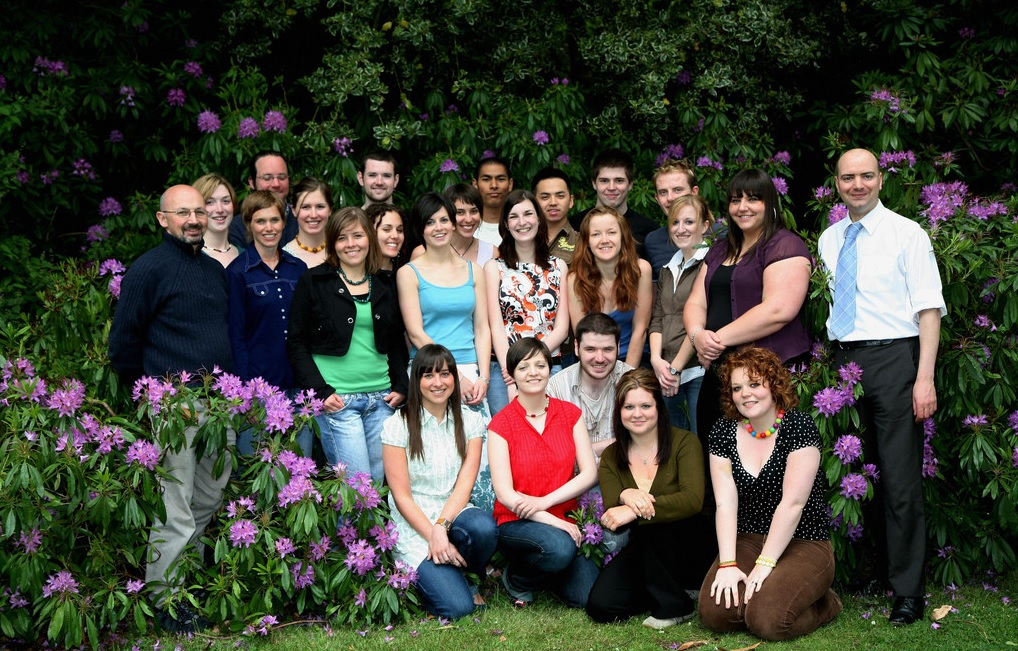
#> input picture fenlei/group.jpg, 1018 x 651 px; the run also reads 1 picture not shown here
$ jupyter execute --allow-errors test2.ipynb   (shell and % lines are left out)   (older library calls are emulated)
#> lines starting #> are read from the running program, lines starting #| are printed output that depends on the picture
#> in main, Image_object is the input picture: PIL image 1018x651 RGB; mean R, G, B 66, 67.5, 55.5
# Face detection with openCV
This project is using OpenCV to make the face detection.In several packages,I chose the frontalface_cascade in the haarcascades. And then I found the overfitting of the experiment result. So that I used the knowledge about the CNN which I learned from the class to further classify the people and flowers,trees,birds. And then I imput the pictures that has been processed by CNN into the main code, and the overfitting has been delivered, the result is pretty good.
I also used part of the classmates' pictures to do the face detection, the result is also very good!
The code can be divided into three steps:

I. Using haarcascade package to detect face;

II. Using the CNN to classify the different objects;

III.Input the pictures into the CNN and then reload the face detection system

# Self-socring:
Tools used-openCV,haarcascade_frontalface,tensorflow (√)

Appropriateness of the data  (√)

Appropriateness  of the optimization  Algorithm  (√)

Deep learning techniques used - CNN (√)

Successful implementation (√)

# I. Using haarcascade package to detect face

[cell 1]
# import package
import cv2
import matplotlib.image
import matplotlib.pyplot
import PIL.Image, PIL.ImageDraw

# Comparing different openCV package I used and made a decision
I have used different openCV package to do the experiment, and I find in the fullbody,frontal face,eyes, upperbody and smiles, the frontal face is the most useful package to detect the faces. So that we can use the frontalface_cascade to detect the faces.

[cell 2]
def detectByClf(image_name, clf):
    # Use openCV to read the data
#> called with image_name = 'group.jpg'
    pic = cv2.imread(image_name)
    # the openCV we use
    smiles_cascade = cv2.CascadeClassifier(clf)
    # [7 lines of commented-out code are left out]
    if pic.ndim == 3:
        gray = cv2.cvtColor(pic, cv2.COLOR_BGR2GRAY)
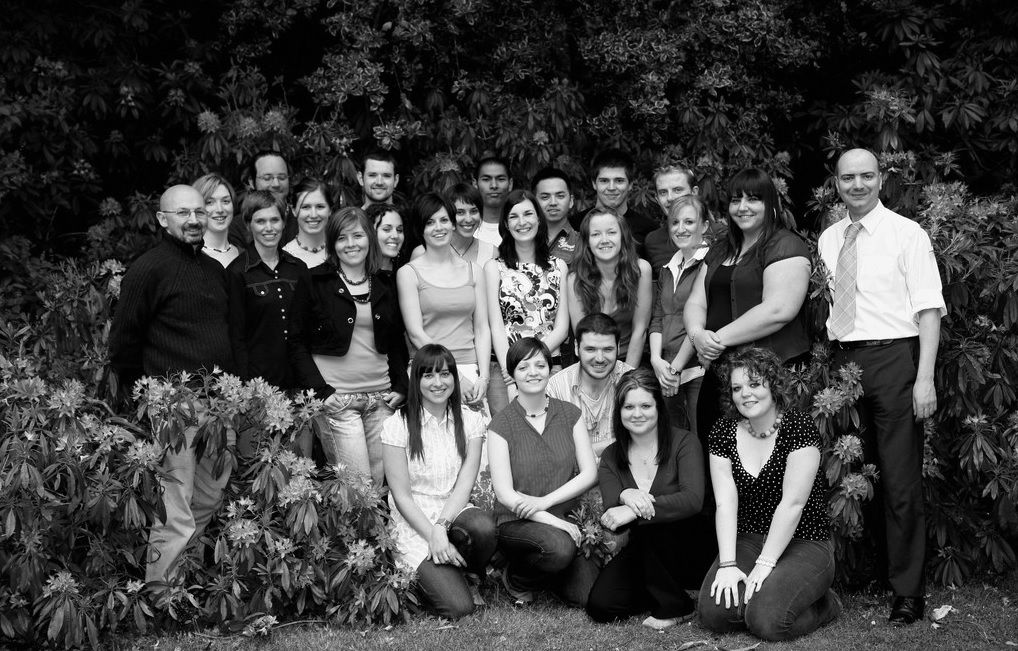
#> gray: shape (651, 1018); min 0, max 255, mean 65.6
    # If not, we can do follows
    else:
        gray = pic

    print("the detecting start...")
    zsz = smiles_cascade.detectMultiScale(gray, 1.2, 5)
#> zsz = 21 rows, first 6: [421, 208, 34, 34], [473, 162, 42, 42], [531, 178, 45, 45], [502, 200, 41, 41], [245, 204, 44, 44], [357, 158, 45, 45]
    result = []
    for (x, y, width, height) in zsz:
        result.append((x, y, x + width, y + height))
#> this loop made 21 passes
#> (x, y, width, height) on passes 1 to 12: (421, 208, 34, 34), (473, 162, 42, 42), (531, 178, 45, 45), (502, 200, 41, 41), (245, 204, 44, 44), (357, 158, 45, 45), (254, 161, 43, 43), (590, 164, 44, 44), (648, 173, 46, 46), (198, 184, 43, 43), (290, 189, 45, 45), (660, 203, 46, 46)
#> after the loop, result = 21 items, first 6: (421, 208, 455, 242), (473, 162, 515, 204), (531, 178, 576, 223), (502, 200, 543, 241), (245, 204, 289, 248), (357, 158, 402, 203)
    print("detecting finish.")
    return result

[cell 3]
def main():
    clf_face = "haarcascades/haarcascade_frontalface_default.xml" #Open CV haarcascades, trained by OpenCV, which can use self-trained data
    picture = "group.jpg" #Picture input

    #start to open the pictures
    Image_object = PIL.Image.open(picture)

    #start the detection
    result = detectByClf(picture, clf_face)

    #draw the picture
    if(result):
        print("starting drawing the result")

        draw_instance = PIL.ImageDraw.Draw(Image_object,'RGBA')
        for (x1,y1,x2,y2) in result:
            draw_instance.ellipse((x1, y1, x2, y2), outline=(0, 255, 0), fill=(200,0,0,80))
            print(x1,y1,x2,y2)
#> this loop made 21 passes
#> (x1, y1, x2, y2) on passes 1 to 12: (421, 208, 455, 242), (473, 162, 515, 204), (531, 178, 576, 223), (502, 200, 543, 241), (245, 204, 289, 248), (357, 158, 402, 203), (254, 161, 297, 204), (590, 164, 634, 208), (648, 173, 694, 219), (198, 184, 241, 227), (290, 189, 335, 234), (660, 203, 706, 249)
#| 421 208 455 242
#| 473 162 515 204
#| 531 178 576 223
#| 502 200 543 241
#| 245 204 289 248
#| 357 158 402 203
#| 254 161 297 204
#| 590 164 634 208
#> (further printed lines are left out)
#plot
    matplotlib.pyplot.imshow(Image_object)
    matplotlib.pyplot.show()
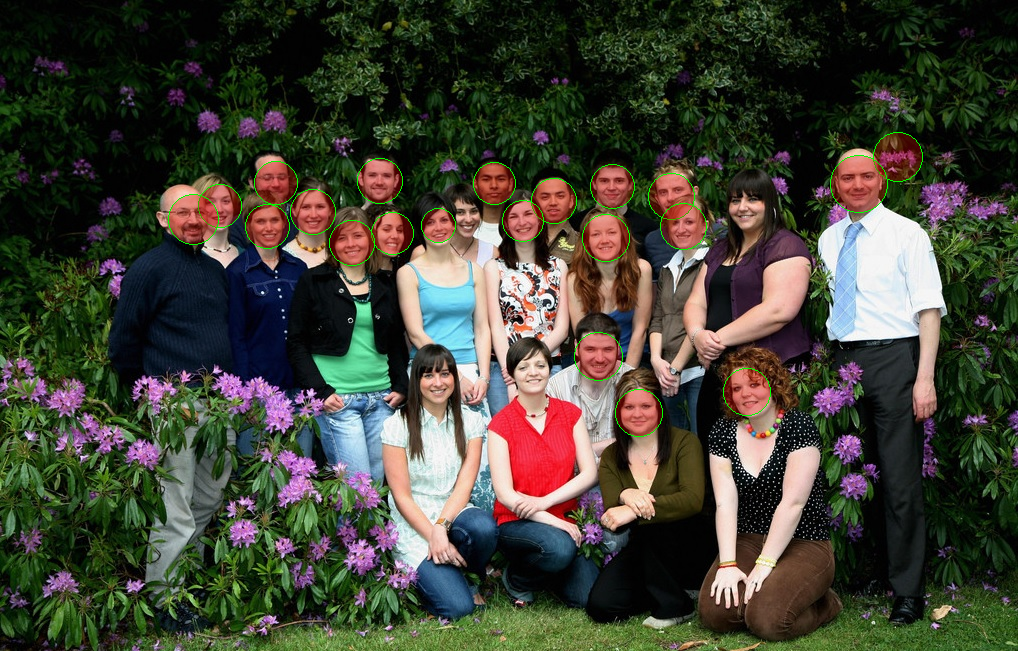
#> shown: shape (651, 1018, 3); mean R, G, B 66.5, 66.4, 53.7


if __name__ == '__main__':
    main()

# Problems have been found
We can find that I use the red circle to detect the faces in the pictures. The flowers in the upper right corner are also judged as flowers. This is the result of overfitting. We can use the knowledge of convolutional neural networks to better distinguish between faces and flowers, thus eliminating the influence of other objects in the environment on face tracking.

# II. Using the CNN to classify the different objects

# A. Import the image database

[cell 4]
import os
# reading image database
from PIL import Image
#matrix operation library
import numpy as np
import tensorflow as tf

# B. Read the image from the image folder into the numpy array. Here are a few details:

The pixel value of the image read by pillow is between 0 and 255 and needs to be normalized.
While reading image data and Label information, the path of the image is recorded to facilitate post-commissioning.

[cell 5]
def read_data(data_dir):
#> called with data_dir = './data1/train'
    datas = []
    labels = []
    fpaths = []
    for fname in os.listdir(data_dir):
        fpath = os.path.join(data_dir, fname)
        fpaths.append(fpath)
        image = Image.open(fpath)
        data = np.array(image)
        label = int(fname.split("_")[0])
        datas.append(data)
        labels.append(label)
#> pass 2 of the loop in read_data, `for fname in os.listdir(data_dir):`:
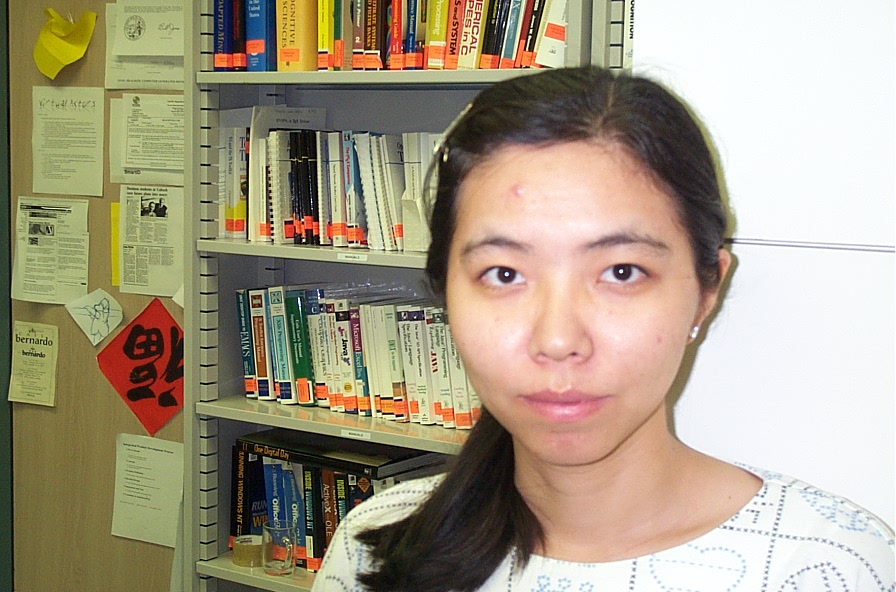
#> input picture fenlei/data1/train/0_10.jpg, 896 x 592 px
#> in read_data, image is the input picture: PIL image 896x592 RGB; mean R, G, B 166.3, 155.3, 132.7
#> pass 3 of the loop in read_data, `for fname in os.listdir(data_dir):`:
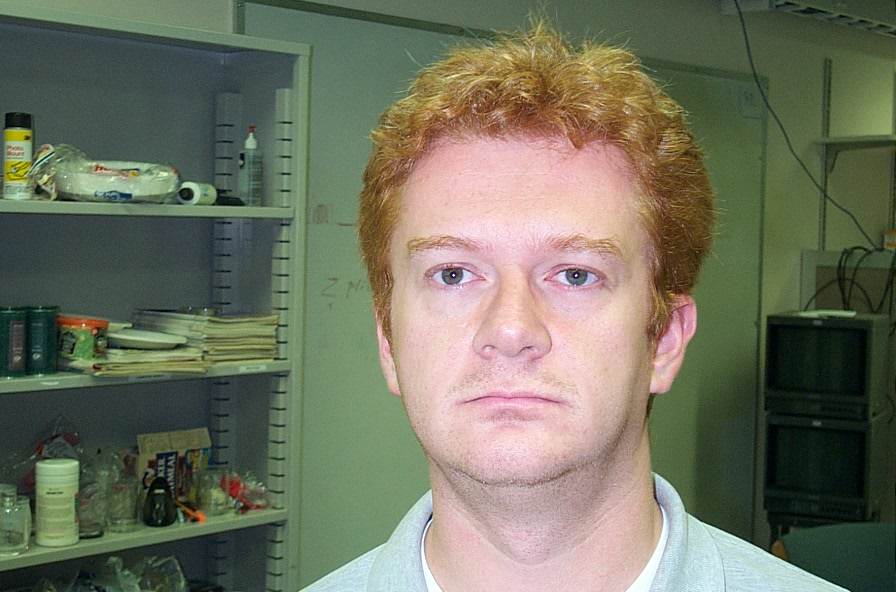
#> input picture fenlei/data1/train/0_2.jpg, 896 x 592 px
#> in read_data, image is the input picture: PIL image 896x592 RGB; mean R, G, B 112.2, 114.4, 96

    datas = np.array(datas)

    return datas, np.array(labels)

#> (a cell that did not finish here is left out)

[cell 7]
from skimage import transform,data
import matplotlib.pyplot as plt

[cell 8]
def read_data1(data_dir):
#> called with data_dir = './data1/train/'
    datas = []
    labels = []
    fpaths = []
    for fname in os.listdir(data_dir):
        fpath = os.path.join(data_dir, fname)
        fpaths.append(fpath)
        image = Image.open(fpath)
        image = image.resize((32, 32),Image.ANTIALIAS)
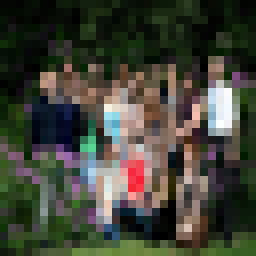
#> image: PIL image 32x32 RGB (shown 8 times larger); mean R, G, B 66.1, 67.5, 55.6
        data = np.array(image)
        label = int(fname.split("_")[0])
        datas.append(data)
        labels.append(label)
#> pass 2 of the loop in read_data1, `for fname in os.listdir(data_dir):`:
#> in read_data1, `image = image.resize((32, 32),Image.ANTIALIAS)`:
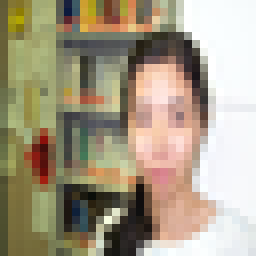
#> image: PIL image 32x32 RGB (shown 8 times larger); mean R, G, B 166.5, 155.4, 132.7
#> pass 3 of the loop in read_data1, `for fname in os.listdir(data_dir):`:
#> in read_data1, `image = image.resize((32, 32),Image.ANTIALIAS)`:
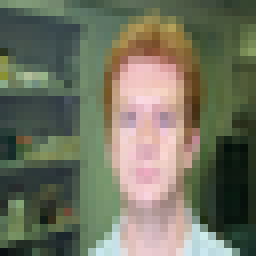
#> image: PIL image 32x32 RGB (shown 8 times larger); mean R, G, B 112.2, 114.4, 96

    datas = np.array(datas)
    return datas, np.array(labels)

[cell 9]
x_train, y_train = read_data1('./data1/train/')
#> y_train = [0, 0, 0]

#> (a cell that did not finish here is left out)


# C. Check the shape of the training and test dataset

[cell 11]
#Print the data type of x_train
print(type(x_train))
#| <class 'numpy.ndarray'>
#Print the data type of y_train
print(type(y_train))
#| <class 'numpy.ndarray'>
#Print the data type of x_test
#> (the rest of this cell did not finish here and is left out)

[cell 12]
#Get the shape of x_train
print('x_train shape:', x_train.shape)
#| x_train shape: (3, 32, 32, 3)
#Get the shape of y_train
print('y_train shape:', y_train.shape)
#| y_train shape: (3,)
